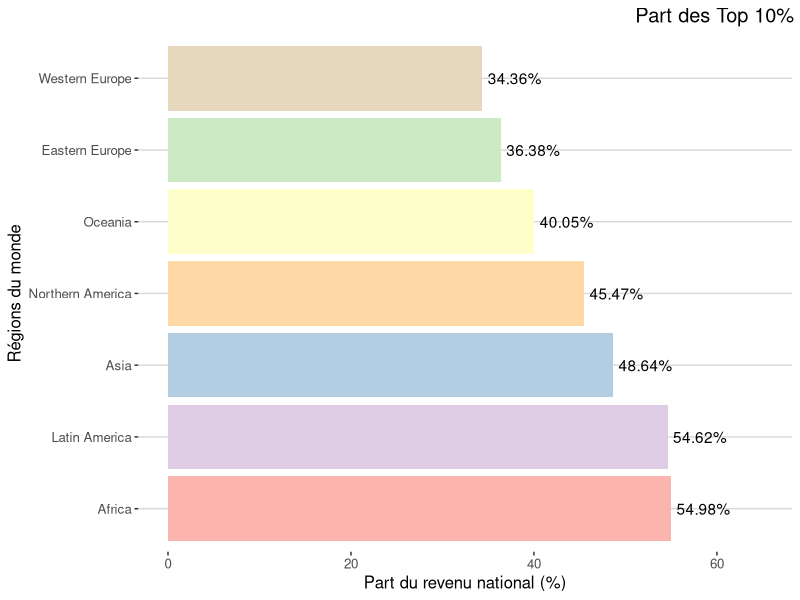
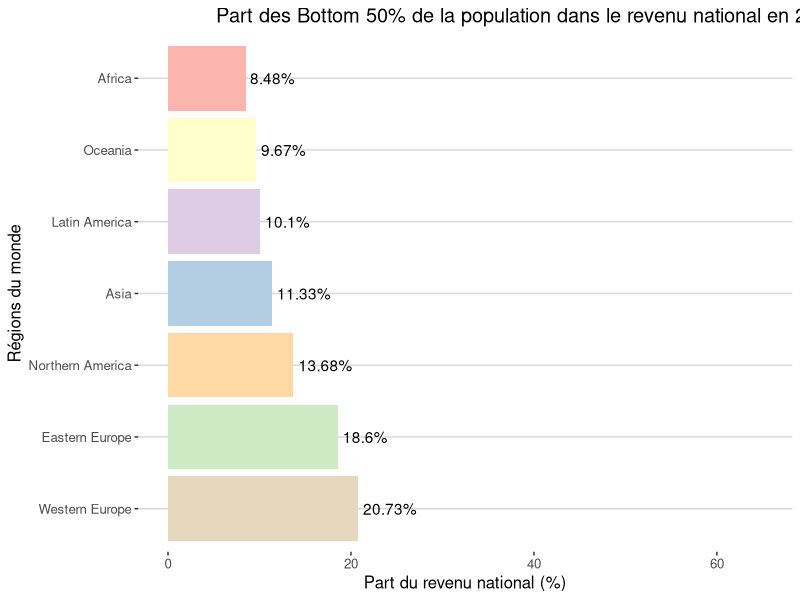
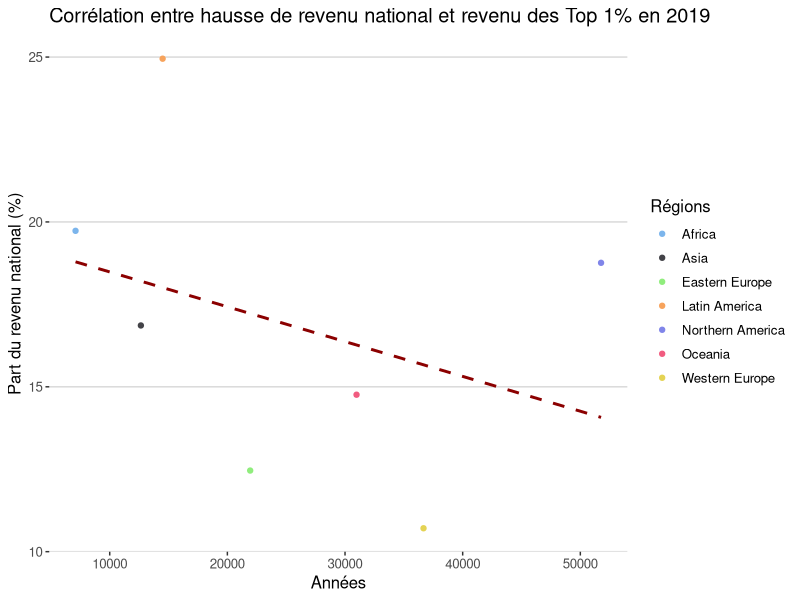
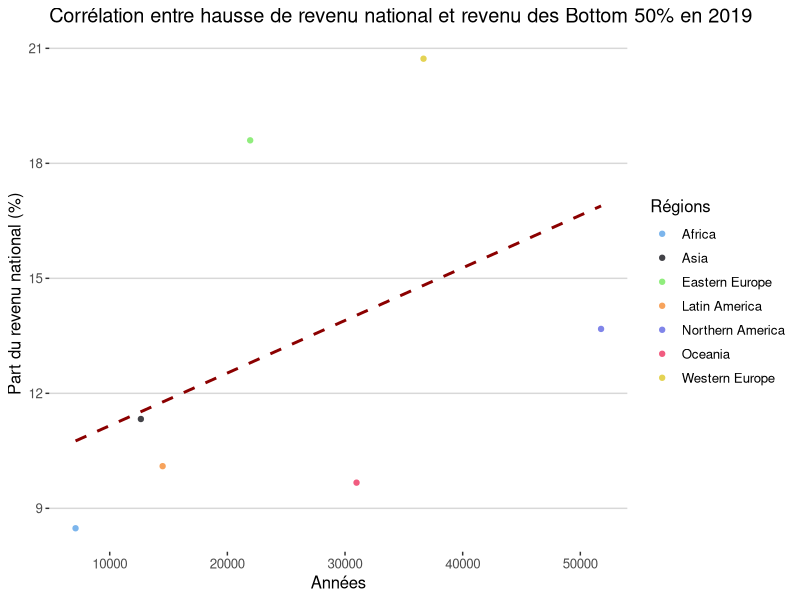
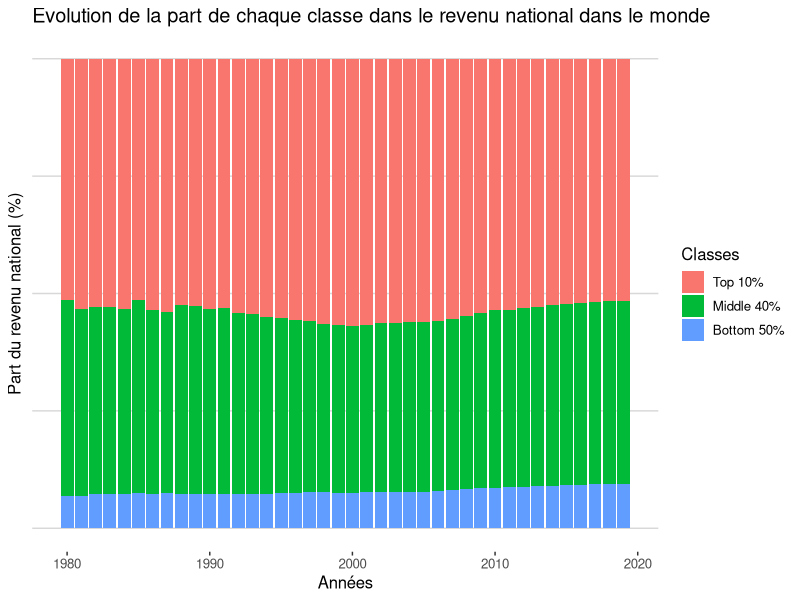
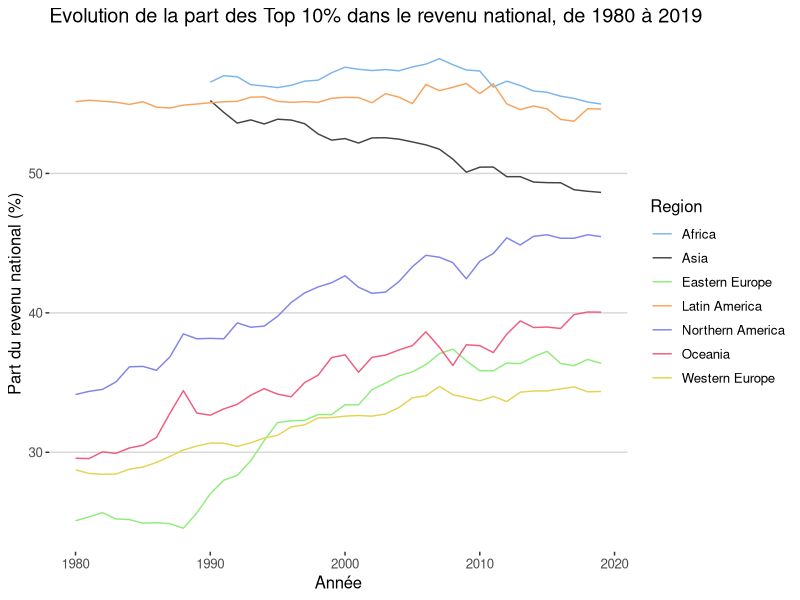
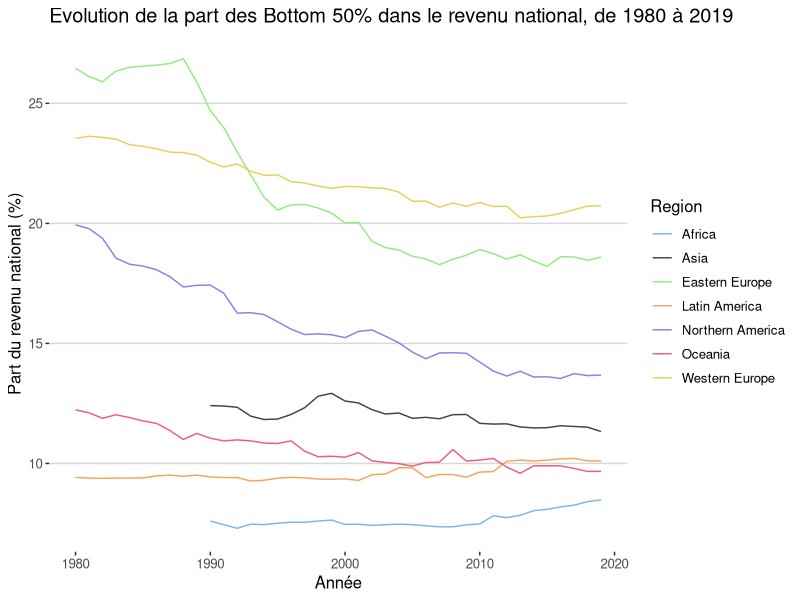
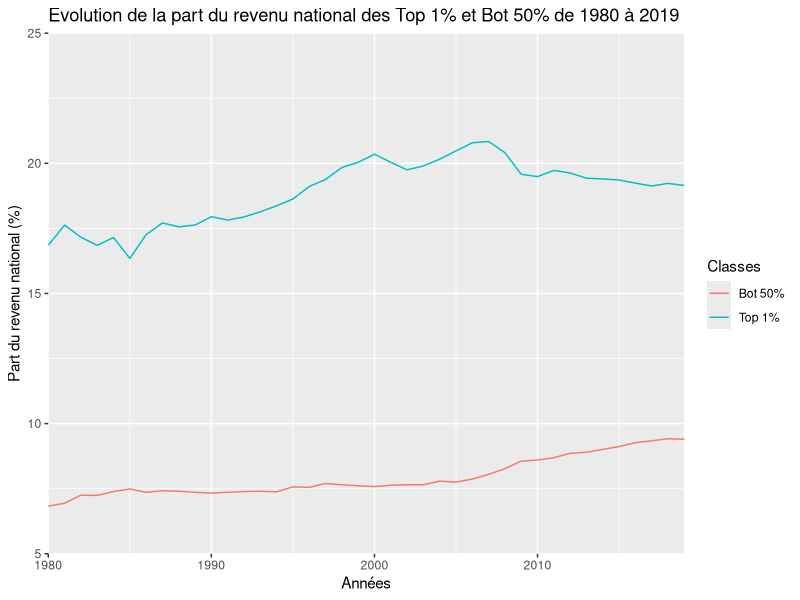

Write R code to recreate these figures, in order.
## ---- chunk 1
knitr::opts_chunk$set(echo = TRUE)
## ---- chunk 2
library(tidyverse)
library(reshape2)
library(ggthemes)
library(knitr)

## ---- chunk 3
world_region_data <- read_delim("data/World_Region_Data/world_region_data.csv", 
    ";", escape_double = FALSE, trim_ws = TRUE)

world_region_data2 <- read_delim("data/World_Region_Data/world_region_data2.csv", 
    ";", escape_double = FALSE, trim_ws = TRUE)

world_country_data1 <- read_delim("data/World_Country_Data/world_country_data1.csv", 
    ";", escape_double = FALSE, trim_ws = TRUE)

world_country_data2 <- read_delim("data/World_Country_Data/world_country_data2.csv", 
    ";", escape_double = FALSE, trim_ws = TRUE)

world_country_data3 <- read_delim("data/World_Country_Data/world_country_data3.csv", 
    ";", escape_double = FALSE, trim_ws = TRUE)
## ---- chunk 4
region_dataset <- merge(x = world_region_data, y = world_region_data2, by = "Year", all = TRUE)
region_dataset <- data.frame(region_dataset)
region_dataset <- tibble(region_dataset)
rm(world_region_data,world_region_data2)

country_dataset <- merge(x = world_country_data1, y = world_country_data2, by = "Year", all = TRUE)
country_dataset <- merge(x = country_dataset, y = world_country_data3, by = "Year", all = TRUE)
country_dataset <- data.frame(country_dataset)
country_dataset <- tibble(country_dataset)
## ---- chunk 5
NIdataset <- region_dataset %>% select("Year", ends_with("NI"))
GDPdataset <- region_dataset %>% select("Year", ends_with("GDP"))
PTNIB40dataset <- region_dataset %>% select("Year", ends_with("PTNIB40"))
PTNIB50dataset <- region_dataset %>% select("Year", ends_with("PTNIB50"))
PTNIT1dataset <- region_dataset %>% select("Year", ends_with("PTNIT1"))
PTNIT10dataset <- region_dataset %>% select("Year", ends_with("PTNIT10"))
PTNIM40dataset <- region_dataset %>% select("Year", ends_with("PTNIM40"))
rm(region_dataset)

PatGouvdataset <- world_country_data1 %>% select("Year", ends_with("PatrimoineGouvernement"))
PatPrivdataset <- world_country_data1 %>% select("Year", ends_with("PatrimoinePrivé"))
PIBdataset <- world_country_data1 %>% select("Year", ends_with("PIB"))
RatioPatRevdataset <- world_country_data1 %>% select("Year", ends_with("RatioPatrimoineRevenu"))
RevNatdataset <- world_country_data2 %>% select("Year", ends_with("RevenuNational"))
RevNatTop10dataset <- world_country_data2 %>% select("Year", ends_with("RevenuNationalPT(Top10%)"))
RevNatBottom50dataset <- world_country_data2 %>% select("Year", ends_with("RevenuNationalPT(Bottom50%)"))
RevNatTop1dataset <- world_country_data2 %>% select("Year", ends_with("RevenuNationalPT(Top1%)"))
RevNatMedium40dataset <- world_country_data2 %>% select("Year", ends_with("RevenuNationalPT(Medium40%)"))
CapNatdataset <- world_country_data3 %>% select("Year", ends_with("CapitalNational"))
PatTop10 <- country_dataset %>% select("Year", ends_with("Patrimoine.Top10.."))
PatMedium40 <- country_dataset %>% select("Year", ends_with("Patrimoine.Medium40.."))
PatBottom50 <- country_dataset %>% select("Year", ends_with("Patrimoine.Bottom50.."))
PatTop1 <- country_dataset %>% select("Year", ends_with("Patrimoine.Top1.."))
rm(country_dataset,world_country_data1,world_country_data2,world_country_data3)
## ---- chunk 6
tempdataset <- PTNIT10dataset %>% rename("World"=WorldPTNIT10,"Western Europe"=WesternEuropePTNIT10, Asia=AsiaPTNIT10, "Eastern Europe"=EasternEuropePTNIT10, "Northern America"=NorthernAmericaPTNIT10, Oceania=OceaniaPTNIT10, "Latin America"=LatinAmericaPTNIT10, Africa=AfricaPTNIT10) %>%
melt(id.vars="Year") %>%
filter(variable=="World"|variable=="Western Europe"|variable=="Asia"|variable=="Eastern Europe"|variable=="Northern America"|variable=="Oceania"|variable=="Latin America"|variable=="Africa")%>%
mutate(PTNIT10_in_percent = value*100)%>%
subset (select = -value)

tempdataset2 <- PTNIM40dataset %>% rename("World"=WorldPTNIM40,"Western Europe"=WesternEuropePTNIM40, Asia=AsiaPTNIM40, "Eastern Europe"=EasternEuropePTNIM40, "Northern America"=NorthernAmericaPTNIM40, Oceania=OceaniaPTNIM40, "Latin America"=LatinAmericaPTNIM40, Africa=AfricaPTNIM40) %>%
melt(id.vars="Year") %>%
filter(variable=="World"|variable=="Western Europe"|variable=="Asia"|variable=="Eastern Europe"|variable=="Northern America"|variable=="Oceania"|variable=="Latin America"|variable=="Africa") %>%
mutate(PTNIM40_in_percent = value*100)%>%
subset (select = -value)


tempdataset3 <- PTNIB50dataset %>% rename("World"=WorldPTNIB50,"Western Europe"=WesternEuropePTNIB50, Asia=AsiaPTNIB50, "Eastern Europe"=EasternEuropePTNIB50, "Northern America"=NorthernAmericaPTNIB50, Oceania=OceaniaPTNIB50, "Latin America"=LatinAmericaPTNIB50, Africa=AfricaPTNIB50) %>%
melt(id.vars="Year") %>%
filter(variable=="World"|variable=="Western Europe"|variable=="Asia"|variable=="Eastern Europe"|variable=="Northern America"|variable=="Oceania"|variable=="Latin America"|variable=="Africa") %>%
mutate(PTNIB50_in_percent = value*100)%>%
subset (select = -value)

tempdataset4 <- PTNIT1dataset %>% rename("World"=WorldPTNIT1,"Western Europe"=WesternEuropePTNIT1, Asia=AsiaPTNIT1, "Eastern Europe"=EasternEuropePTNIT1, "Northern America"=NorthernAmericaPTNIT1, Oceania=OceaniaPTNIT1, "Latin America"=LatinAmericaPTNIT1, Africa=AfricaPTNIT1) %>%
melt(id.vars="Year") %>%
filter(variable=="World"|variable=="Western Europe"|variable=="Asia"|variable=="Eastern Europe"|variable=="Northern America"|variable=="Oceania"|variable=="Latin America"|variable=="Africa")%>%
mutate(PTNIT1_in_percent = value*100)%>%
subset (select = -value)

tempdataset5 <- NIdataset %>% rename("World"=WorldNI,"Western Europe"=WesternEuropeNI, Asia=AsiaNI, "Eastern Europe"=EasternEuropeNI, "Northern America"=NorthernAmericaNI, Oceania=OceaniaNI, "Latin America"=LatinAmericaNI, Africa=AfricaNI) %>%
melt(id.vars="Year") %>%
filter(variable=="World"|variable=="Western Europe"|variable=="Asia"|variable=="Eastern Europe"|variable=="Northern America"|variable=="Oceania"|variable=="Latin America"|variable=="Africa")%>%
rename(NI=value)

tempdataset6 <- GDPdataset %>% rename("World"=WorldGDP,"Western Europe"=WesternEuropeGDP, Asia=AsiaGDP, "Eastern Europe"=EasternEuropeGDP, "Northern America"=NorthernAmericaGDP, Oceania=OceaniaGDP, "Latin America"=LatinAmericaGDP, Africa=AfricaGDP) %>%
melt(id.vars="Year") %>%
filter(variable=="World"|variable=="Western Europe"|variable=="Asia"|variable=="Eastern Europe"|variable=="Northern America"|variable=="Oceania"|variable=="Latin America"|variable=="Africa")%>%
rename(GDP=value)
## ---- chunk 7
final_region_dataset <- merge(x = tempdataset, y = tempdataset2, by = c("Year", "variable"), all = TRUE)
final_region_dataset <- merge(x = final_region_dataset, y = tempdataset3, by = c("Year", "variable"), all = TRUE)
final_region_dataset <- merge(x = final_region_dataset, y = tempdataset4, by = c("Year", "variable"), all = TRUE)
final_region_dataset <- merge(x = final_region_dataset, y = tempdataset5, by = c("Year", "variable"), all = TRUE)
final_region_dataset <- merge(x = final_region_dataset, y = tempdataset6, by = c("Year", "variable"), all = TRUE)%>%
rename(Region=variable)
rm(tempdataset, tempdataset2, tempdataset3,tempdataset4,tempdataset5,tempdataset6)
rm(NIdataset,GDPdataset,PTNIT1dataset,PTNIT10dataset,PTNIM40dataset,PTNIB50dataset,PTNIB40dataset)
## ---- chunk 8
tempdataset <- PatGouvdataset %>% rename("France"=France_PatrimoineGouvernement,"Afrique du Sud"=AfriqueSud_PatrimoineGouvernement, "Australie"=Australie_PatrimoineGouvernement, "Canada"=Canada_PatrimoineGouvernement, "Chine"=Chine_PatrimoineGouvernement, "Danemark"=Danemark_PatrimoineGouvernement, "Inde"=Inde_PatrimoineGouvernement, "Royaume-Uni"=RU_PatrimoineGouvernement, "Japon"=Japon_PatrimoineGouvernement, "Mexique"=Mexique_PatrimoineGouvernement, "Russie"=Russie_PatrimoineGouvernement, "Etats-Unis"=US_PatrimoineGouvernement) %>%
melt(id.vars="Year") %>%
mutate(PatrimoineGouvernement = value)%>%
subset (select = -value)

tempdataset2 <- PatPrivdataset %>% rename("France"=France_PatrimoinePrivé,"Afrique du Sud"=AfriqueSud_PatrimoinePrivé, "Australie"=Australie_PatrimoinePrivé, "Canada"=Canada_PatrimoinePrivé, "Chine"=Chine_PatrimoinePrivé, "Danemark"=Danemark_PatrimoinePrivé, "Inde"=Inde_PatrimoinePrivé, "Royaume-Uni"=RU_PatrimoinePrivé, "Japon"=Japon_PatrimoinePrivé, "Mexique"=Mexique_PatrimoinePrivé, "Russie"=Russie_PatrimoinePrivé, "Etats-Unis"=US_PatrimoinePrivé) %>%
melt(id.vars="Year") %>%
mutate(PatrimoinePrivé = value)%>%
subset (select = -value)

tempdataset3 <- PIBdataset %>% rename("France"=France_PIB,"Afrique du Sud"=AfriqueSud_PIB, "Australie"=Australie_PIB, "Canada"=Canada_PIB, "Chine"=Chine_PIB, "Danemark"=Danemark_PIB, "Inde"=Inde_PIB, "Royaume-Uni"=RU_PIB, "Japon"=Japon_PIB, "Mexique"=Mexique_PIB, "Russie"=Russie_PIB, "Etats-Unis"=US_PIB) %>%
melt(id.vars="Year") %>%
mutate(PIB = value)%>%
subset (select = -value)

tempdataset4 <- RatioPatRevdataset %>% rename("France"=France_RatioPatrimoineRevenu,"Afrique du Sud"=AfriqueSud_RatioPatrimoineRevenu, "Australie"=Australie_RatioPatrimoineRevenu, "Canada"=Canada_RatioPatrimoineRevenu, "Chine"=Chine_RatioPatrimoineRevenu, "Danemark"=Danemark_RatioPatrimoineRevenu, "Inde"=Inde_RatioPatrimoineRevenu, "Royaume-Uni"=RU_RatioPatrimoineRevenu, "Japon"=Japon_RatioPatrimoineRevenu, "Mexique"=Mexique_RatioPatrimoineRevenu, "Russie"=Russie_RatioPatrimoineRevenu, "Etats-Unis"=US_RatioPatrimoineRevenu) %>%
melt(id.vars="Year") %>%
mutate(RatioPatrimoineRevenu = value)%>%
subset (select = -value)

tempdataset5 <- RevNatdataset %>% rename("France"=France_RevenuNational,"Afrique du Sud"=AfriqueSud_RevenuNational, "Australie"=Australie_RevenuNational, "Canada"=Canada_RevenuNational, "Chine"=Chine_RevenuNational, "Danemark"=Danemark_RevenuNational, "Inde"=Inde_RevenuNational, "Royaume-Uni"=RU_RevenuNational, "Japon"=Japon_RevenuNational, "Mexique"=Mexique_RevenuNational, "Russie"=Russie_RevenuNational, "Etats-Unis"=US_RevenuNational) %>%
melt(id.vars="Year") %>%
mutate(RevenuNational = value)%>%
subset (select = -value)

tempdataset6 <- RevNatTop10dataset %>% rename("France"=`France_RevenuNationalPT(Top10%)`,"Afrique du Sud"=`AfriqueSud_RevenuNationalPT(Top10%)`, "Australie"=`Australie_RevenuNationalPT(Top10%)`, "Canada"=`Canada_RevenuNationalPT(Top10%)`, "Chine"=`Chine_RevenuNationalPT(Top10%)`, "Danemark"=`Danemark_RevenuNationalPT(Top10%)`, "Inde"=`Inde_RevenuNationalPT(Top10%)`, "Royaume-Uni"=`RU_RevenuNationalPT(Top10%)`, "Japon"=`Japon_RevenuNationalPT(Top10%)`, "Mexique"=`Mexique_RevenuNationalPT(Top10%)`, "Russie"=`Russie_RevenuNationalPT(Top10%)`, "Etats-Unis"=`US_RevenuNationalPT(Top10%)`) %>%
melt(id.vars="Year") %>%
mutate(RevenuNationalTop10 = value*100)%>%
subset (select = -value)

tempdataset7 <- RevNatBottom50dataset %>% rename("France"=`France_RevenuNationalPT(Bottom50%)`,"Afrique du Sud"=`AfriqueSud_RevenuNationalPT(Bottom50%)`, "Australie"=`Australie_RevenuNationalPT(Bottom50%)`, "Canada"=`Canada_RevenuNationalPT(Bottom50%)`, "Chine"=`Chine_RevenuNationalPT(Bottom50%)`, "Danemark"=`Danemark_RevenuNationalPT(Bottom50%)`, "Inde"=`Inde_RevenuNationalPT(Bottom50%)`, "Royaume-Uni"=`RU_RevenuNationalPT(Bottom50%)`, "Japon"=`Japon_RevenuNationalPT(Bottom50%)`, "Mexique"=`Mexique_RevenuNationalPT(Bottom50%)`, "Russie"=`Russie_RevenuNationalPT(Bottom50%)`, "Etats-Unis"=`US_RevenuNationalPT(Bottom50%)`) %>%
melt(id.vars="Year") %>%
mutate(RevenuNationalBottom50 = value*100)%>%
subset (select = -value)

tempdataset8 <- RevNatTop1dataset %>% rename("France"=`France_RevenuNationalPT(Top1%)`,"Afrique du Sud"=`AfriqueSud_RevenuNationalPT(Top1%)`, "Australie"=`Australie_RevenuNationalPT(Top1%)`, "Canada"=`Canada_RevenuNationalPT(Top1%)`, "Chine"=`Chine_RevenuNationalPT(Top1%)`, "Danemark"=`Danemark_RevenuNationalPT(Top1%)`, "Inde"=`Inde_RevenuNationalPT(Top1%)`, "Royaume-Uni"=`RU_RevenuNationalPT(Top1%)`, "Japon"=`Japon_RevenuNationalPT(Top1%)`, "Mexique"=`Mexique_RevenuNationalPT(Top1%)`, "Russie"=`Russie_RevenuNationalPT(Top1%)`, "Etats-Unis"=`US_RevenuNationalPT(Top1%)`) %>%
melt(id.vars="Year") %>%
mutate(RevenuNationalTop1 = value*100)%>%
subset (select = -value)

tempdataset9 <- RevNatMedium40dataset %>% rename("France"=`France_RevenuNationalPT(Medium40%)`,"Afrique du Sud"=`AfriqueSud_RevenuNationalPT(Medium40%)`, "Australie"=`Australie_RevenuNationalPT(Medium40%)`, "Canada"=`Canada_RevenuNationalPT(Medium40%)`, "Chine"=`Chine_RevenuNationalPT(Medium40%)`, "Danemark"=`Danemark_RevenuNationalPT(Medium40%)`, "Inde"=`Inde_RevenuNationalPT(Medium40%)`, "Royaume-Uni"=`RU_RevenuNationalPT(Medium40%)`, "Japon"=`Japon_RevenuNationalPT(Medium40%)`, "Mexique"=`Mexique_RevenuNationalPT(Medium40%)`, "Russie"=`Russie_RevenuNationalPT(Medium40%)`, "Etats-Unis"=`US_RevenuNationalPT(Medium40%)`) %>%
melt(id.vars="Year") %>%
mutate(RevenuNationalMedium40 = value*100)%>%
subset (select = -value)

tempdataset10 <- CapNatdataset %>% rename("France"=France_CapitalNational,"Afrique du Sud"=AfriqueSud_CapitalNational, "Australie"=Australie_CapitalNational, "Canada"=Canada_CapitalNational, "Chine"=Chine_CapitalNational, "Danemark"=Danemark_CapitalNational, "Inde"=Inde_CapitalNational, "Royaume-Uni"=RU_CapitalNational, "Japon"=Japon_CapitalNational, "Mexique"=Mexique_CapitalNational, "Russie"=Russie_CapitalNational, "Etats-Unis"=US_CapitalNational) %>%
melt(id.vars="Year") %>%
mutate(CapitalNational = value*100)%>%
subset (select = -value)

tempdataset11 <- PatTop10 %>% rename("France"=France_Patrimoine.Top10..,"Afrique du Sud"=AfriqueSud_Patrimoine.Top10.., "Australie"=Australie_Patrimoine.Top10.., "Canada"=Canada_Patrimoine.Top10.., "Chine"=Chine_Patrimoine.Top10.., "Danemark"=Danemark_Patrimoine.Top10.., "Inde"=Inde_Patrimoine.Top10.., "Royaume-Uni"=RU_Patrimoine.Top10.., "Japon"=Japon_Patrimoine.Top10.., "Mexique"=Mexique_Patrimoine.Top10.., "Russie"=Russie_Patrimoine.Top10.., "Etats-Unis"=US_Patrimoine.Top10..) %>%
melt(id.vars="Year") %>%
mutate(PatrimoineTop10 = value*100)%>%
subset (select = -value)

tempdataset12 <- PatBottom50 %>% rename("France"=France_Patrimoine.Bottom50..,"Afrique du Sud"=AfriqueSud_Patrimoine.Bottom50.., "Australie"=Australie_Patrimoine.Bottom50.., "Canada"=Canada_Patrimoine.Bottom50.., "Chine"=Chine_Patrimoine.Bottom50.., "Danemark"=Danemark_Patrimoine.Bottom50.., "Inde"=Inde_Patrimoine.Bottom50.., "Royaume-Uni"=RU_Patrimoine.Bottom50.., "Japon"=Japon_Patrimoine.Bottom50.., "Mexique"=Mexique_Patrimoine.Bottom50.., "Russie"=Russie_Patrimoine.Bottom50.., "Etats-Unis"=US_Patrimoine.Bottom50..) %>%
melt(id.vars="Year") %>%
mutate(PatrimoineBottom50 = value*100)%>%
subset (select = -value)

tempdataset13 <- PatTop1 %>% rename("France"=France_Patrimoine.Top1..,"Afrique du Sud"=AfriqueSud_Patrimoine.Top1.., "Australie"=Australie_Patrimoine.Top1.., "Canada"=Canada_Patrimoine.Top1.., "Chine"=Chine_Patrimoine.Top1.., "Danemark"=Danemark_Patrimoine.Top1.., "Inde"=Inde_Patrimoine.Top1.., "Royaume-Uni"=RU_Patrimoine.Top1.., "Japon"=Japon_Patrimoine.Top1.., "Mexique"=Mexique_Patrimoine.Top1.., "Russie"=Russie_Patrimoine.Top1.., "Etats-Unis"=US_Patrimoine.Top1..) %>%
melt(id.vars="Year") %>%
mutate(PatrimoineTop1 = value*100)%>%
subset (select = -value)

tempdataset14 <- PatMedium40 %>% rename("France"=France_Patrimoine.Medium40..,"Afrique du Sud"=AfriqueSud_Patrimoine.Medium40.., "Australie"=Australie_Patrimoine.Medium40.., "Canada"=Canada_Patrimoine.Medium40.., "Chine"=Chine_Patrimoine.Medium40.., "Danemark"=Danemark_Patrimoine.Medium40.., "Inde"=Inde_Patrimoine.Medium40.., "Royaume-Uni"=RU_Patrimoine.Medium40.., "Japon"=Japon_Patrimoine.Medium40.., "Mexique"=Mexique_Patrimoine.Medium40.., "Russie"=Russie_Patrimoine.Medium40.., "Etats-Unis"=US_Patrimoine.Medium40..) %>%
melt(id.vars="Year") %>%
mutate(PatrimoineMedium40 = value*100)%>%
subset (select = -value)

final_country_dataset <- merge(x = tempdataset, y = tempdataset2, by = c("Year", "variable"), all = TRUE)
final_country_dataset <- merge(x = final_country_dataset, y = tempdataset3, by = c("Year", "variable"), all = TRUE)
final_country_dataset <- merge(x = final_country_dataset, y = tempdataset4, by = c("Year", "variable"), all = TRUE)
final_country_dataset <- merge(x = final_country_dataset, y = tempdataset5, by = c("Year", "variable"), all = TRUE)
final_country_dataset <- merge(x = final_country_dataset, y = tempdataset6, by = c("Year", "variable"), all = TRUE)
final_country_dataset <- merge(x = final_country_dataset, y = tempdataset7, by = c("Year", "variable"), all = TRUE)
final_country_dataset <- merge(x = final_country_dataset, y = tempdataset8, by = c("Year", "variable"), all = TRUE)
final_country_dataset <- merge(x = final_country_dataset, y = tempdataset9, by = c("Year", "variable"), all = TRUE)
final_country_dataset <- merge(x = final_country_dataset, y = tempdataset10, by = c("Year", "variable"), all = TRUE)
final_country_dataset <- merge(x = final_country_dataset, y = tempdataset11, by = c("Year", "variable"), all = TRUE)
final_country_dataset <- merge(x = final_country_dataset, y = tempdataset12, by = c("Year", "variable"), all = TRUE)
final_country_dataset <- merge(x = final_country_dataset, y = tempdataset13, by = c("Year", "variable"), all = TRUE)
final_country_dataset <- merge(x = final_country_dataset, y = tempdataset14, by = c("Year", "variable"), all = TRUE)

final_country_dataset <- final_country_dataset %>% rename(Pays=variable)
rm(tempdataset, tempdataset2, tempdataset3,tempdataset4,tempdataset5,tempdataset6,tempdataset7,tempdataset8,tempdataset9,tempdataset10,tempdataset11,tempdataset12,tempdataset13,tempdataset14)
rm(PatGouvdataset,PatPrivdataset,PIBdataset,RatioPatRevdataset,RevNatdataset,RevNatTop1dataset,RevNatTop10dataset,RevNatMedium40dataset,RevNatBottom50dataset,CapNatdataset,PatTop1,PatTop10,PatMedium40,PatBottom50)
## ---- chunk 9
kable(tail(final_region_dataset), caption = "Dataset final par régions")
## ---- chunk 10
kable(tail(final_country_dataset),caption = "Dataset final par pays")
## ---- chunk 11
# Part des Top 10% de la population dans le revenu national en 2019
final_region_dataset %>% filter(Year == "2019", Region !="World") %>%
ggplot(aes(x= reorder(Region, -PTNIT10_in_percent), y=PTNIT10_in_percent, fill=Region)) + geom_bar(stat="identity") + ylim(0,65) + geom_text(aes(label=paste0(PTNIT10_in_percent, "%"), hjust=-0.1))+ labs(title="Part des Top 10% de la population dans le revenu national en 2019", x="Régions du monde", y = "Part du revenu national (%)") + scale_fill_brewer(palette = "Pastel1") + coord_flip() +  theme_hc()+ scale_colour_hc() + theme(legend.position = "none", plot.title = element_text(size = rel(1.2), hjust = 8))

## ---- chunk 12

# Part des Bottom 50% de la population dans le revenu national en 2019
final_region_dataset %>% filter(Year == "2019", Region !="World") %>%
ggplot(aes(x= reorder(Region, -PTNIB50_in_percent), y=PTNIB50_in_percent, fill=Region)) + geom_bar(stat="identity") + ylim(0,65) + geom_text(aes(label=paste0(PTNIB50_in_percent, "%"), hjust=-0.1))+ labs(title="Part des Bottom 50% de la population dans le revenu national en 2019", x="Régions du monde", y = "Part du revenu national (%)") + scale_fill_brewer(palette = "Pastel1") + coord_flip()  +  theme_hc()+ scale_colour_hc() + theme(legend.position = "none", plot.title = element_text(size = rel(1.2), hjust = 2.5))

## ---- chunk 13
final_region_dataset %>% filter(Year == "2019", Region!="World") %>%
ggplot(aes(x=NI,y=PTNIT1_in_percent))+geom_point(aes(color=Region))+ labs(title="Corrélation entre hausse de revenu national et revenu des Top 1% en 2019", x="Années", y = "Part du revenu national (%)",color = "Régions" )+geom_smooth(method=lm, se=FALSE, linetype="dashed",color="darkred")+theme_hc()+ scale_colour_hc()+theme(legend.position = "right")
## ---- chunk 14
final_region_dataset %>% filter(Year == "2019", Region!="World") %>%
ggplot(aes(x=NI,y=PTNIB50_in_percent))+geom_point(aes(color=Region))+ labs(title="Corrélation entre hausse de revenu national et revenu des Bottom 50% en 2019", x="Années", y = "Part du revenu national (%)",color = "Régions" )+geom_smooth(method=lm, se=FALSE, linetype="dashed",color="darkred")+theme_hc()+ scale_colour_hc()+theme(legend.position = "right")
## ---- chunk 15
world <- filter(final_region_dataset, Region== "World")
world <- melt(world[,c('Year','PTNIT10_in_percent','PTNIM40_in_percent','PTNIB50_in_percent')],id.vars =1)

world%>%
ggplot(aes(x=Year))+geom_col(aes(y=value, fill=variable))+ scale_fill_discrete(name = "Classes", labels = c("Top 10%", "Middle 40%", "Bottom 50%"))+
labs(title="Evolution de la part de chaque classe dans le revenu national dans le monde", x="Années", y = "Part du revenu national (%)" )+theme(axis.text.y=element_blank(), axis.ticks.y=element_blank())+theme_hc()+ scale_colour_hc()+theme(legend.position = "right")
rm(world)
## ---- chunk 16
#Evolution de la part des Top 10% dans le revenu national, de 1980 à 2019
final_region_dataset %>% filter(Region!="World")%>% ggplot(aes(x=Year, y=PTNIT10_in_percent, group = Region, color = Region))+geom_line() + labs(title="Evolution de la part des Top 10% dans le revenu national, de 1980 à 2019", x="Année", y = "Part du revenu national (%)")+theme_hc()+ scale_colour_hc()+theme(legend.position = "right")

## ---- chunk 17
#Evolution de la part des Bottom 50% dans le revenu national, de 1980 à 2019
final_region_dataset %>%filter(Region!="World")%>% ggplot(aes(x=Year, y=PTNIB50_in_percent, group = Region, color = Region))+geom_line() + labs(title="Evolution de la part des Bottom 50% dans le revenu national, de 1980 à 2019", x="Année", y = "Part du revenu national (%)")+theme_hc()+ scale_colour_hc()+theme(legend.position = "right")

## ---- chunk 18
final_region_dataset %>% filter(Region == "World") %>%
ggplot(aes(x=Year))+geom_line(aes(y=PTNIT1_in_percent, color="Top 1%"))+geom_line(aes(y=PTNIB50_in_percent, color="Bot 50%")) + labs(title="Evolution de la part du revenu national des Top 1% et Bot 50% de 1980 à 2019", x="Années", y = "Part du revenu national (%)",color = "Classes" )+ scale_x_continuous(limits = c(1980,2019), expand = c(0, 0)) + scale_y_continuous(limits = c(5,25), expand = c(0, 0))
## ---- chunk 19
final_region_dataset %>% 
filter(Region=="World") %>%
mutate(Previous_Year = lag(NI, 1), Change = NI - Previous_Year, Percent_Change = Change/Previous_Year*100) %>%
ggplot(aes(x = Year, y = Percent_Change)) + geom_line() + geom_smooth()+ labs(title="Evolution du taux de croissance du National Income dans le monde", x="Années", y = "Taux de croissance NI")
## ---- chunk 20
tempEE <- final_region_dataset %>% 
filter(Region=="Eastern Europe") %>%
mutate(Previous_Year = lag(NI, 1), Change = NI - Previous_Year, Percent_Change = Change/Previous_Year*100)
tempWE <- final_region_dataset %>% 
filter(Region=="Western Europe") %>%
mutate(Previous_Year = lag(NI, 1), Change = NI - Previous_Year, Percent_Change = Change/Previous_Year*100)
tempAs <- final_region_dataset %>% 
filter(Region=="Asia") %>%
mutate(Previous_Year = lag(NI, 1), Change = NI - Previous_Year, Percent_Change = Change/Previous_Year*100)
tempAf <- final_region_dataset %>% 
filter(Region=="Africa") %>%
mutate(Previous_Year = lag(NI, 1), Change = NI - Previous_Year, Percent_Change = Change/Previous_Year*100)
tempOc <- final_region_dataset %>% 
filter(Region=="Oceania") %>%
mutate(Previous_Year = lag(NI, 1), Change = NI - Previous_Year, Percent_Change = Change/Previous_Year*100)
tempLA <- final_region_dataset %>% 
filter(Region=="Latin America") %>%
mutate(Previous_Year = lag(NI, 1), Change = NI - Previous_Year, Percent_Change = Change/Previous_Year*100)
tempNA <- final_region_dataset %>% 
filter(Region=="Northern America") %>%
mutate(Previous_Year = lag(NI, 1), Change = NI - Previous_Year, Percent_Change = Change/Previous_Year*100)

ggplot(NULL, aes(x = Year, y = Percent_Change)) + geom_smooth(data=tempEE, aes(color="Eastern Europe"), se = FALSE)+ geom_smooth(data=tempWE, aes(color="Western Europe"), se = FALSE)+ geom_smooth(data=tempAs, aes(color="Asia"), se = FALSE)+ geom_smooth(data=tempAf, aes(color="Africa"), se = FALSE)+ geom_smooth(data=tempOc, aes(color="Oceania"), se = FALSE)+ geom_smooth(data=tempLA, aes(color="Latin America"), se = FALSE)+ geom_smooth(data=tempNA, aes(color="Northern America"), se = FALSE)+ labs(title="Evolution du taux de croissance du National Income", x="Années", y = "Taux de croissance NI",color = "Régions" )+theme_hc()+ scale_colour_hc()+theme(legend.position = "right")
rm(tempEE, tempWE, tempAs, tempAf, tempOc, tempLA, tempNA)
## ---- chunk 21
final_region_dataset %>% 
filter(Region=="World") %>%
mutate(Previous_Year = lag(PTNIT1_in_percent, 1), Change = PTNIT1_in_percent - Previous_Year, Percent_Change = Change/Previous_Year*100) %>%
ggplot(aes(x = Year, y = Percent_Change)) + geom_line() + geom_smooth()+ labs(title="Evolution du taux de l'enrichissement des Top 1% dans le monde", x="Années", y = "Taux de croissance de la part dans le revenu nationa")
## ---- chunk 22
tempEE <- final_region_dataset %>% 
filter(Region=="Eastern Europe") %>%
mutate(Previous_Year = lag(PTNIT1_in_percent, 1), Change = PTNIT1_in_percent - Previous_Year, Percent_Change = Change/Previous_Year*100)
tempWE <- final_region_dataset %>% 
filter(Region=="Western Europe") %>%
mutate(Previous_Year = lag(PTNIT1_in_percent, 1), Change = PTNIT1_in_percent - Previous_Year, Percent_Change = Change/Previous_Year*100)
tempAs <- final_region_dataset %>% 
filter(Region=="Asia") %>%
mutate(Previous_Year = lag(PTNIT1_in_percent, 1), Change = PTNIT1_in_percent - Previous_Year, Percent_Change = Change/Previous_Year*100)
tempAf <- final_region_dataset %>% 
filter(Region=="Africa") %>%
mutate(Previous_Year = lag(PTNIT1_in_percent, 1), Change = PTNIT1_in_percent - Previous_Year, Percent_Change = Change/Previous_Year*100)
tempOc <- final_region_dataset %>% 
filter(Region=="Oceania") %>%
mutate(Previous_Year = lag(PTNIT1_in_percent, 1), Change = PTNIT1_in_percent - Previous_Year, Percent_Change = Change/Previous_Year*100)
tempLA <- final_region_dataset %>% 
filter(Region=="Latin America") %>%
mutate(Previous_Year = lag(PTNIT1_in_percent, 1), Change = PTNIT1_in_percent - Previous_Year, Percent_Change = Change/Previous_Year*100)
tempNA <-final_region_dataset %>% 
filter(Region=="Northern America") %>%
mutate(Previous_Year = lag(PTNIT1_in_percent, 1), Change = PTNIT1_in_percent - Previous_Year, Percent_Change = Change/Previous_Year*100)

ggplot(NULL, aes(x = Year, y = Percent_Change)) + geom_smooth(data=tempEE, aes(color="Eastern Europe"), se = FALSE)+ geom_smooth(data=tempWE, aes(color="Western Europe"), se = FALSE)+ geom_smooth(data=tempAs, aes(color="Asia"), se = FALSE)+ geom_smooth(data=tempAf, aes(color="Africa"), se = FALSE)+ geom_smooth(data=tempOc, aes(color="Oceania"), se = FALSE)+ geom_smooth(data=tempLA, aes(color="Latin America"), se = FALSE)+ geom_smooth(data=tempNA, aes(color="Northern America"), se = FALSE)+ labs(title="Evolution du taux de croissance de l'enrichissement des Top 1%", x="Années", y = "Taux de croissance de l'enrichissement",color = "Régions" )+theme_hc()+ scale_colour_hc()+theme(legend.position = "right")
rm(tempEE, tempWE, tempAs, tempAf, tempOc, tempLA, tempNA)
## ---- chunk 23
final_region_dataset %>% 
filter(Region=="World") %>%
mutate(Previous_Year = lag(PTNIB50_in_percent, 1), Change = PTNIB50_in_percent - Previous_Year, Percent_Change = Change/Previous_Year*100) %>%
ggplot(aes(x = Year, y = Percent_Change)) + geom_line() + geom_smooth()+ labs(title="Evolution du taux de l'enrichissement des Bottom 50% dans le monde", x="Années", y = "Taux de croissance de la part dans le revenu nationa")
## ---- chunk 24
tempEE <- final_region_dataset %>% 
filter(Region=="Eastern Europe") %>%
mutate(Previous_Year = lag(PTNIB50_in_percent, 1), Change = PTNIB50_in_percent - Previous_Year, Percent_Change = Change/Previous_Year*100)
tempWE <- final_region_dataset %>% 
filter(Region=="Western Europe") %>%
mutate(Previous_Year = lag(PTNIB50_in_percent, 1), Change = PTNIB50_in_percent - Previous_Year, Percent_Change = Change/Previous_Year*100)
tempAs <- final_region_dataset %>% 
filter(Region=="Asia") %>%
mutate(Previous_Year = lag(PTNIB50_in_percent, 1), Change = PTNIB50_in_percent - Previous_Year, Percent_Change = Change/Previous_Year*100)
tempAf <- final_region_dataset %>% 
filter(Region=="Africa") %>%
mutate(Previous_Year = lag(PTNIB50_in_percent, 1), Change = PTNIB50_in_percent - Previous_Year, Percent_Change = Change/Previous_Year*100)
tempOc <- final_region_dataset %>% 
filter(Region=="Oceania") %>%
mutate(Previous_Year = lag(PTNIB50_in_percent, 1), Change = PTNIB50_in_percent - Previous_Year, Percent_Change = Change/Previous_Year*100)
tempLA <- final_region_dataset %>% 
filter(Region=="Latin America") %>%
mutate(Previous_Year = lag(PTNIB50_in_percent, 1), Change = PTNIB50_in_percent - Previous_Year, Percent_Change = Change/Previous_Year*100)
tempNA <- final_region_dataset %>% 
filter(Region=="Northern America") %>%
mutate(Previous_Year = lag(PTNIB50_in_percent, 1), Change = PTNIB50_in_percent - Previous_Year, Percent_Change = Change/Previous_Year*100)

ggplot(NULL, aes(x = Year, y = Percent_Change)) + geom_smooth(data=tempEE, aes(color="Eastern Europe"), se = FALSE)+ geom_smooth(data=tempWE, aes(color="Western Europe"), se = FALSE)+ geom_smooth(data=tempAs, aes(color="Asia"), se = FALSE)+ geom_smooth(data=tempAf, aes(color="Africa"), se = FALSE)+ geom_smooth(data=tempOc, aes(color="Oceania"), se = FALSE)+ geom_smooth(data=tempLA, aes(color="Latin America"), se = FALSE)+ geom_smooth(data=tempNA, aes(color="Northern America"), se = FALSE)+ labs(title="Evolution du taux de croissance de l'enrichissement des Bottom 50%", x="Années", y = "Taux de croissance de l'enrichissement",color = "Régions" )+theme_hc()+ scale_colour_hc()+theme(legend.position = "right")
rm(tempEE, tempWE, tempAs, tempAf, tempOc, tempLA, tempNA)
## ---- chunk 25
#Evolution de la part des Bottom 50% dans le revenu national, de 1980 à 2019
final_country_dataset%>%filter(Year>=1990, Pays!="Afrique du Sud" & Pays!="Japon" & Pays!="Mexique") %>% ggplot(aes(x=Year, group = Pays, color = Pays))+
geom_line(aes(y=PatrimoineGouvernement/RevenuNational*100,linetype = "Public"))+
geom_line(aes(y=PatrimoinePrivé/RevenuNational*100,linetype = "Privé"))+
labs(title="Comparaison de l'évolution des capitaux privés et public", x="Année", y = "Part du revenu national (%)", linetype="Capitaux")+theme_hc()+ scale_colour_hc()+theme(legend.position = "right")
## ---- chunk 26
#Comparaison de l'evolution de la Parts du revenu national des 1% supérieurs et des 50% inférieurs en Europe de l'Ouest, de 1980 à 2019
final_region_dataset %>% filter(Region == "Western Europe") %>%
ggplot(aes(x=Year))+geom_line(aes(y=PTNIT1_in_percent), color="red") +geom_line(aes(y=PTNIB50_in_percent), color="blue") + labs(title="Comparaison de l'evolution de la Parts du revenu national des 1% supérieurs et des 50% inférieurs en Europe de l'Ouest, de 1980 à 2019", x="Année", y = "Part du revenu national (%)")

## ---- chunk 27
#Comparaison de l'evolution de la Parts du revenu national des 1% supérieurs et des 50% inférieurs en Europe de l'Ouest, de 1980 à 2019
final_region_dataset %>% filter(Region == "Northern America") %>%
ggplot(aes(x=Year))+geom_line(aes(y=PTNIT1_in_percent), color="red") +geom_line(aes(y=PTNIB50_in_percent), color="blue") + labs(title="Comparaison de l'evolution de la Parts du revenu national des 1% supérieurs et des 50% inférieurs en Europe de l'Ouest, de 1980 à 2019", x="Année", y = "Part du revenu national (%)")
